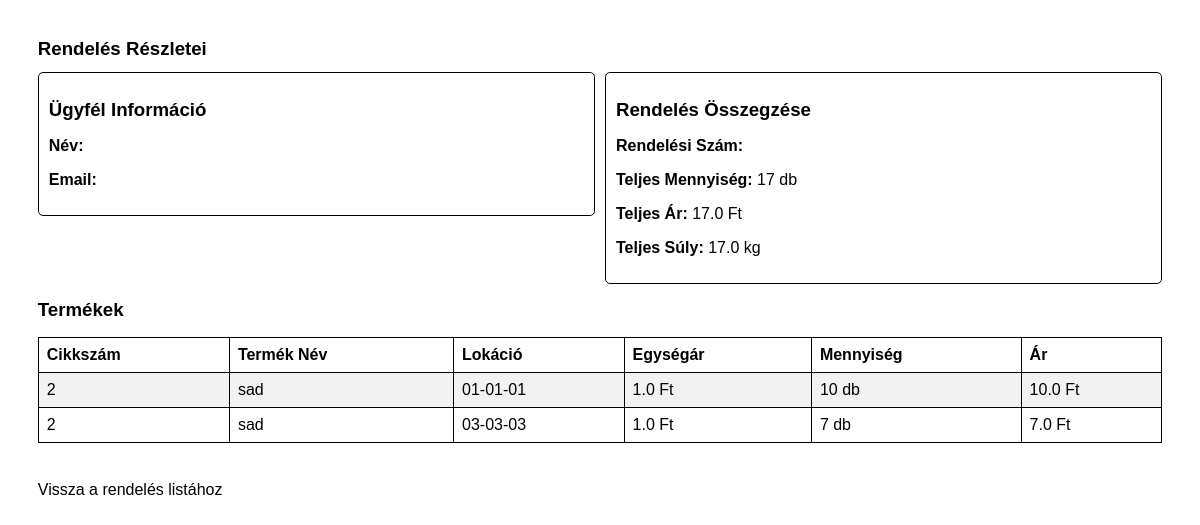
Screenshot of /order_details/1 with the database file from the repository.
### tables this page shows
CREATE TABLE stock (
                    id INTEGER PRIMARY KEY,
                    cikkszam TEXT,
                    lokacio TEXT,
                    mennyiseg INTEGER,
                    order_id INTEGER,
                    FOREIGN KEY(cikkszam) REFERENCES products(cikkszam),
                    FOREIGN KEY(order_id) REFERENCES orders(id));

CREATE TABLE products (
                    id INTEGER PRIMARY KEY,
                    cikkszam TEXT UNIQUE,
                    egyseg_vonalkod INTEGER UNIQUE,
                    gyujto_vonalkod INTEGER UNIQUE,
                    nev TEXT,
                    ar REAL,
                    suly REAL,
                    kategoria TEXT);

### raktar_program-master/app.py (the view)
@app.route('/order_details/<int:order_id>', methods=['GET'])
def order_details(order_id):
    conn = get_db_connection()
    order_info = conn.execute('''
        SELECT SUM(stock.mennyiseg) AS total_quant,
                              SUM(products.ar * stock.mennyiseg) AS total_price,
                              SUM(products.suly * stock.mennyiseg) AS total_weight
        FROM stock LEFT JOIN products ON stock.cikkszam = products.cikkszam
                              LEFT JOIN orders ON stock.cikkszam = orders.cikkszam
                              LEFT JOIN customers ON customers.id = orders.customer_id
        WHERE order_id = ?



    ''', (order_id,)).fetchone()
    product_details = conn.execute('''
        SELECT
            products.nev AS product_name,
            products.cikkszam,
            products.ar AS price,
            products.suly AS weight,
            stock.mennyiseg AS quantity,
            stock.lokacio AS lokacio
        FROM stock
        JOIN products ON stock.cikkszam = products.cikkszam
        WHERE stock.order_id = ?
        ORDER BY lokacio
    ''', (order_id,)).fetchall()
    conn.close()
    if not order_info:
        flash('Hiba: A rendelési szám nem létezik!', 'error')
        return redirect(url_for('orders'))
    return render_template(
        'order_details.html',
        order_info=order_info,
        product_details=product_details
    )

### raktar_program-master/app.py (called while the page is built)
def get_db_connection():
    conn = sqlite3.connect('database.db')
    conn.row_factory = sqlite3.Row
    return conn

### raktar_program-master/templates/order_details.html (shortened to what this page needs)
<!DOCTYPE html>
<html lang="hu">
<head>
    <link rel="stylesheet" href="{{ url_for('static', filename='css/print.css') }}">
</head>
<body>
    <h1>Rendelés Részletei</h1>
    <div class="summary-container">
        <div class="customer-info">
            <h2>Ügyfél Információ</h2>
            <p><strong>Név:</strong> {{ order_info['customer_name'] }}</p>
            <p><strong>Email:</strong> {{ order_info['customer_email'] }}</p>
        </div>
        <div class="order-summary">
            <h2>Rendelés Összegzése</h2>
            <p><strong>Rendelési Szám:</strong> {{ order_info['order_id'] }}</p>
            <p><strong>Teljes Mennyiség:</strong> {{ order_info['total_quant'] }} db</p>
            <p><strong>Teljes Ár:</strong> {{ order_info['total_price'] }} Ft</p>
            <p><strong>Teljes Súly:</strong> {{ order_info['total_weight'] }} kg</p>
        </div>
    </div>
    <div>
        <h2>Termékek</h2>
        <table border="1">
            <thead>
                <tr>
                    <th>Cikkszám</th>
                    <th>Termék Név</th>
                    <th>Lokáció</th>
                    <th>Egységár</th>
                    <th>Mennyiség</th>
                    <th>Ár</th>
                </tr>
            </thead>
            <tbody>
                {% for product in product_details %}
                <tr>
                    <td>{{ product['cikkszam'] }}</td>
                    <td>{{ product['product_name'] }}</td>
                    <td>{{ product['lokacio'] }}</td>
                    <td>{{ product['price'] }} Ft</td>
                    <td>{{ product['quantity'] }} db</td>
                    <td>{{ product['price'] * product['quantity']}} Ft</td>
                </tr>
                {% endfor %}
            </tbody>
        </table>
    </div>
    <a href="{{ url_for('orders') }}">Vissza a rendelés listához</a>
</body>
</html>

### raktar_program-master/static/css/print.css (style rules this page uses)
body { font-family: Arial, sans-serif; font-size: 12pt; color: #000; margin: 1cm; background: none; }
h1, h2 { color: #000; page-break-after: avoid; font-size: 14pt; }
table { width: 100%; border-collapse: collapse; margin-bottom: 1cm; }
th, td { border: 1px solid #000; padding: 0.5em; text-align: left; }
tbody tr:nth-child(odd) { background-color: #f2f2f2; }
tbody tr:nth-child(even) { background-color: #fff; }
tr { page-break-inside: avoid; }
table { page-break-after: auto; }
thead { display: table-header-group; }
a { color: #000; text-decoration: none; }
.summary-container { display: flex; justify-content: space-between; align-items: flex-start; gap: 10px; margin-bottom: 10px; }
.customer-info, .order-summary { flex: 1; padding: 10px; border: 1px solid #000; border-radius: 5px; }

### rows the page displays
stock: cikkszam "2", product_name "sad", lokacio "01-01-01", price "1.0", quantity "10", product['price']*product['quantity'] "10.0"
stock: cikkszam "2", product_name "sad", lokacio "03-03-03", price "1.0", quantity "7", product['price']*product['quantity'] "7.0"

### other values shown
{{ order_info['total_quant'] }} "17"
{{ order_info['total_price'] }} "17.0"
{{ order_info['total_weight'] }} "17.0"
